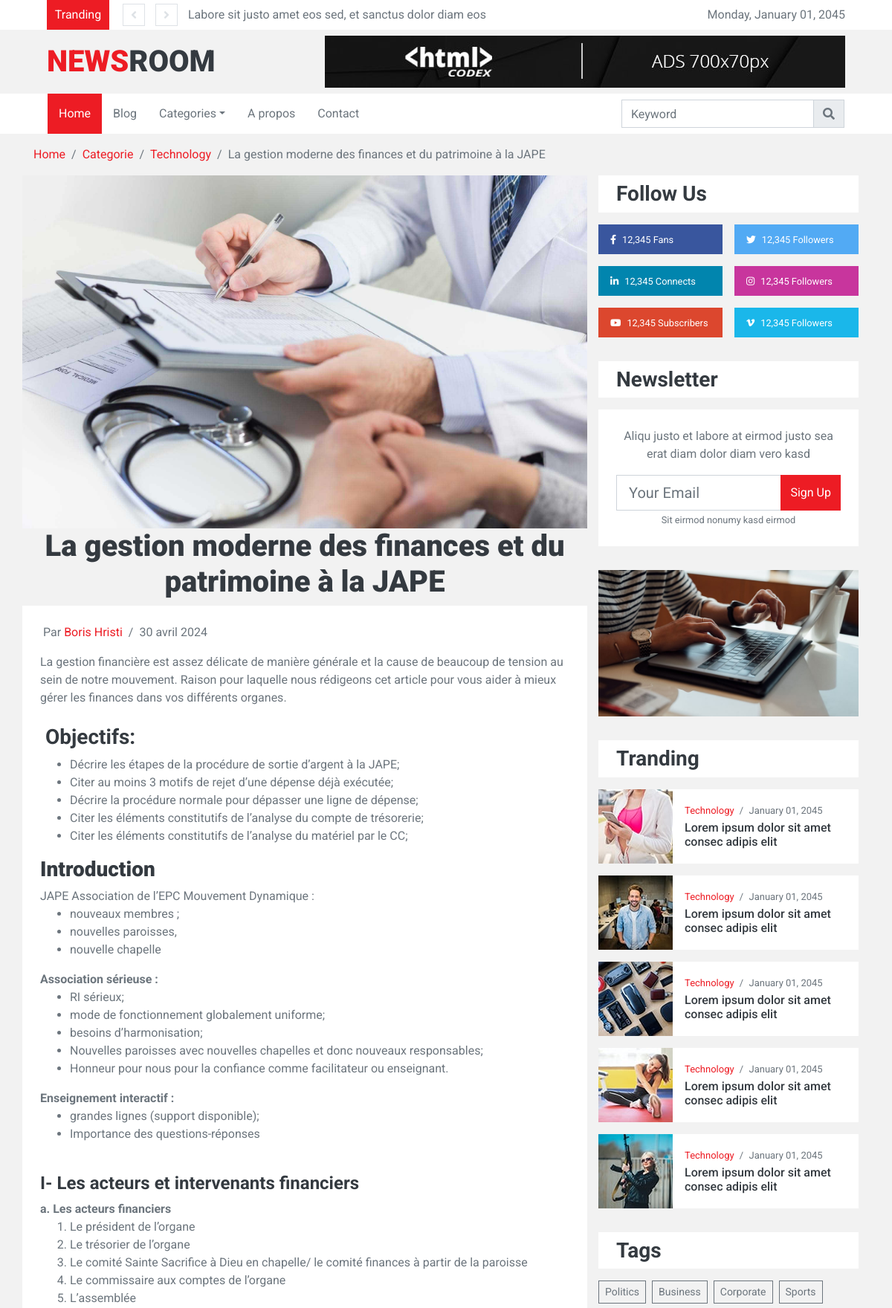
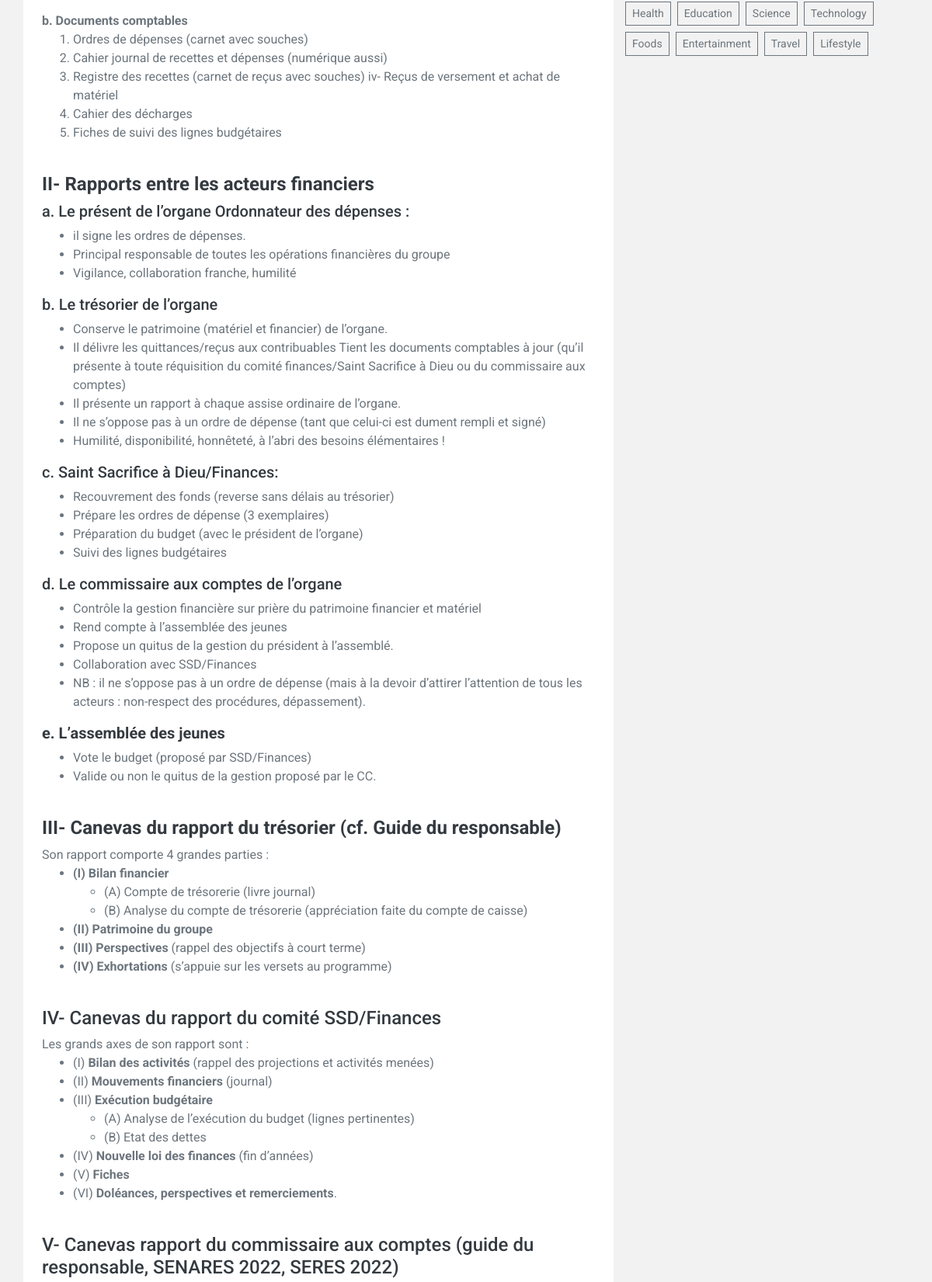
The page /single/la-gestion-moderne-des-finances-et-du-patrimoine-a-la-jape (upper part) on the database its author committed (2 pictures, top to bottom).
### blog/models.py (models this page shows, shortened)
class BlogPost(models.Model):
    title = models.CharField(max_length=255, unique=True, verbose_name='Titre')
    slug = models.SlugField(max_length=255, unique=True, blank=True)
    author = models.ForeignKey(User, on_delete=models.SET_NULL, null=True, blank=True)
    last_update = models.DateTimeField(auto_now=True)
    created_on = models.DateField(blank=True, null=True)
    category = models.ManyToManyField(CategoryPost)
    published = models.BooleanField(default=False, verbose_name="Publié")
    image = models.ImageField(upload_to="images")
    content = models.TextField(blank=True, verbose_name='Contenu')
    read_count = models.IntegerField(default=0, verbose_name='Nombre de lecture')
    class Meta:
        ordering = ['-created_on']
        verbose_name = "Article"
    def save(self, *args, **kwargs):
        if not self.slug:
            self.slug = slugify(self.title)
        super().save(*args, **kwargs)
    @property
    def author_or_default(self):
        return f"{self.author.first_name} {self.author.last_name}" if self.author else "auteur inconnu"

### blog/views.py (the view)
# urls.py: path('single/<str:slug>', single_view, name="single"),
def single_view(request, slug):
    single_post = BlogPost.objects.get(slug=slug)
    categories_post = single_post.category.all()
    posts = BlogPost.objects.all().filter(published=True).exclude(slug=single_post.slug)
    categories = CategoryPost.objects.all()
    comments = CommentsPost.objects.all().filter(post=single_post)
    single_post.read_count += 1
    single_post.save()
    i = 0
    for comment in comments:
        i += 1
    print("*******" * 5)
    print(i)
    context = {"post": single_post, "posts": posts[:4], "categories": categories[:6], "nombre_comment": i,
               "categories_post": categories_post, "comments": comments}
    return render(request, "blog/single.html", context)

### blog/templates/blog/single.html (shortened to what this page needs)
{% extends 'base_site.html' %}
{% load static %}
{% block content %}
    <div class="container-fluid p-0 m-0">
        <div class="container">
            <nav class="breadcrumb bg-transparent m-0 p-0">
                <a class="breadcrumb-item" href="{% url 'index' %}">Home</a>
                <a class="breadcrumb-item" href="#">Categorie</a>
                <a class="breadcrumb-item" href="#">Technology</a>
                <span class="breadcrumb-item active">{{ post.title }}</span>
            </nav>
        </div>
    </div>
    <div class="container-fluid py-3">
        <div class="container">
            <div class="row">
                <div class="col-lg-8 m-0 p-0">
                    <div class="position-relative mb-3">
                        <img class="img-fluid w-100" src="{{ post.image.url }}" style="object-fit: cover;">
                        <h1 style="text-align: center">{{ post.title }}</h1>
                        <div class="overlay position-relative bg-light p-2 p-sm-4">
                            <div class="mb-3">
                                <span class="px-1">Par</span><a href="">{{ post.author_or_default }}</a>
                                <span class="px-1">/</span>
                                <span>{{ post.created_on }}</span>
                            </div>
                            <div>
                                {{ post.content|safe}}
                            </div>
                        </div>
                    </div>
                </div>
                <div class="col-lg-4 pt-3 pt-lg-0">
                    <div class="pb-3">
                        <div class="bg-light py-2 px-4 mb-3">
                            <h3 class="m-0">Follow Us</h3>
                        </div>
                        <div class="d-flex mb-3">
                            <a href="" class="d-block w-50 py-2 px-3 text-white text-decoration-none mr-2" style="background: #39569E;">
                                <small class="fab fa-facebook-f mr-2"></small><small>12,345 Fans</small>
                            </a>
                            <a href="" class="d-block w-50 py-2 px-3 text-white text-decoration-none ml-2" style="background: #52AAF4;">
                                <small class="fab fa-twitter mr-2"></small><small>12,345 Followers</small>
                            </a>
                        </div>
                        <div class="d-flex mb-3">
                            <a href="" class="d-block w-50 py-2 px-3 text-white text-decoration-none mr-2" style="background: #0185AE;">
                                <small class="fab fa-linkedin-in mr-2"></small><small>12,345 Connects</small>
                            </a>
                            <a href="" class="d-block w-50 py-2 px-3 text-white text-decoration-none ml-2" style="background: #C8359D;">
                                <small class="fab fa-instagram mr-2"></small><small>12,345 Followers</small>
                            </a>
                        </div>
                        <div class="d-flex mb-3">
                            <a href="" class="d-block w-50 py-2 px-3 text-white text-decoration-none mr-2" style="background: #DC472E;">
                                <small class="fab fa-youtube mr-2"></small><small>12,345 Subscribers</small>
                            </a>
                            <a href="" class="d-block w-50 py-2 px-3 text-white text-decoration-none ml-2" style="background: #1AB7EA;">
                                <small class="fab fa-vimeo-v mr-2"></small><small>12,345 Followers</small>
                            </a>
                        </div>
                    </div>
                    <div class="pb-3">
                        <div class="bg-light py-2 px-4 mb-3">
                            <h3 class="m-0">Newsletter</h3>
                        </div>
                        <div class="bg-light text-center p-4 mb-3">
                            <p>Aliqu justo et labore at eirmod justo sea erat diam dolor diam vero kasd</p>
                            <div class="input-group" style="width: 100%;">
                                <input type="text" class="form-control form-control-lg" placeholder="Your Email">
                                <div class="input-group-append">
                                    <button class="btn btn-primary">Sign Up</button>
                                </div>
                            </div>
                            <small>Sit eirmod nonumy kasd eirmod</small>
                        </div>
                    </div>
                    <div class="mb-3 pb-3">
                        <a href=""><img class="img-fluid" src="{% static 'img/news-500x280-4.jpg' %}" alt=""></a>
                    </div>
                    <div class="pb-3">
                        <div class="bg-light py-2 px-4 mb-3">
                            <h3 class="m-0">Tranding</h3>
                        </div>
                        <div class="d-flex mb-3">
                            <img src="{% static 'img/news-100x100-1.jpg' %}" style="width: 100px; height: 100px; object-fit: cover;">
                            <div class="w-100 d-flex flex-column justify-content-center bg-light px-3" style="height: 100px;">
                                <div class="mb-1" style="font-size: 13px;">
                                    <a href="">Technology</a>
                                    <span class="px-1">/</span>
                                    <span>January 01, 2045</span>
                                </div>
                                <a class="h6 m-0" href="">Lorem ipsum dolor sit amet consec adipis elit</a>
                            </div>
                        </div>
                        <div class="d-flex mb-3">
                            <img src="{% static 'img/news-100x100-2.jpg' %}" style="width: 100px; height: 100px; object-fit: cover;">
                            <div class="w-100 d-flex flex-column justify-content-center bg-light px-3" style="height: 100px;">
                                <div class="mb-1" style="font-size: 13px;">
                                    <a href="">Technology</a>
                                    <span class="px-1">/</span>
                                    <span>January 01, 2045</span>
                                </div>
                                <a class="h6 m-0" href="">Lorem ipsum dolor sit amet consec adipis elit</a>
                            </div>
                        </div>
                        <div class="d-flex mb-3">
                            <img src="{% static 'img/news-100x100-3.jpg' %}" style="width: 100px; height: 100px; object-fit: cover;">
                            <div class="w-100 d-flex flex-column justify-content-center bg-light px-3" style="height: 100px;">
                                <div class="mb-1" style="font-size: 13px;">
                                    <a href="">Technology</a>
                                    <span class="px-1">/</span>
                                    <span>January 01, 2045</span>
                                </div>
                                <a class="h6 m-0" href="">Lorem ipsum dolor sit amet consec adipis elit</a>
                            </div>
                        </div>
                        <div class="d-flex mb-3">
                            <img src="{% static 'img/news-100x100-4.jpg' %}" style="width: 100px; height: 100px; object-fit: cover;">
                            <div class="w-100 d-flex flex-column justify-content-center bg-light px-3" style="height: 100px;">
                                <div class="mb-1" style="font-size: 13px;">
                                    <a href="">Technology</a>
                                    <span class="px-1">/</span>
                                    <span>January 01, 2045</span>
                                </div>
                                <a class="h6 m-0" href="">Lorem ipsum dolor sit amet consec adipis elit</a>
                            </div>
                        </div>
                        <div class="d-flex mb-3">
                            <img src="{% static 'img/news-100x100-5.jpg' %}" style="width: 100px; height: 100px; object-fit: cover;">
                            <div class="w-100 d-flex flex-column justify-content-center bg-light px-3" style="height: 100px;">
                                <div class="mb-1" style="font-size: 13px;">
                                    <a href="">Technology</a>
                                    <span class="px-1">/</span>
                                    <span>January 01, 2045</span>
                                </div>
                                <a class="h6 m-0" href="">Lorem ipsum dolor sit amet consec adipis elit</a>
                            </div>
                        </div>
                    </div>
                    <div class="pb-3">
                        <div class="bg-light py-2 px-4 mb-3">
                            <h3 class="m-0">Tags</h3>
                        </div>
                        <div class="d-flex flex-wrap m-n1">
                            <a href="" class="btn btn-sm btn-outline-secondary m-1">Politics</a>
                            <a href="" class="btn btn-sm btn-outline-secondary m-1">Business</a>
                            <a href="" class="btn btn-sm btn-outline-secondary m-1">Corporate</a>
                            <a href="" class="btn btn-sm btn-outline-secondary m-1">Sports</a>
                            <a href="" class="btn btn-sm btn-outline-secondary m-1">Health</a>
                            <a href="" class="btn btn-sm btn-outline-secondary m-1">Education</a>
                            <a href="" class="btn btn-sm btn-outline-secondary m-1">Science</a>
                            <a href="" class="btn btn-sm btn-outline-secondary m-1">Technology</a>
                            <a href="" class="btn btn-sm btn-outline-secondary m-1">Foods</a>
                            <a href="" class="btn btn-sm btn-outline-secondary m-1">Entertainment</a>
                            <a href="" class="btn btn-sm btn-outline-secondary m-1">Travel</a>
                            <a href="" class="btn btn-sm btn-outline-secondary m-1">Lifestyle</a>
                        </div>
                    </div>
                </div>
            </div>
        </div>
    </div>
{% endblock %}

### rows shown on the page
BlogPost: title "La gestion moderne des finances et du patrimoine à la JAPE", image (picture), author_or_default "Boris Hristi", created_on "30 avril 2024", content "La gestion financière est assez délicate de manière générale et la cause de beaucoup de tension au sein de notre mouvement. Raison pour laquelle nous rédigeons cet article pour vous aider à mieux gérer les finances dans vos différents organes. Objectifs: Décrire les étapes de la procédure de sortie d’argent à la JAPE; Citer au moins 3 motifs de rejet d’une dépense déjà exécutée; Décrire la procédure normale pour dépasser une ligne de dépense; Citer les éléments constitutifs de l’analyse du compte de trésorerie; Citer les éléments constitutifs de l’analyse du matériel par le CC; Introduction JAPE Association de l’EPC Mouvement Dynamique : nouveaux membres ; nouvelles paroisses, nouvelle…"
